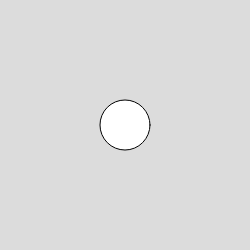
Frame 1 (no input)
Frame 60 (no input): identical to frame 1, image omitted
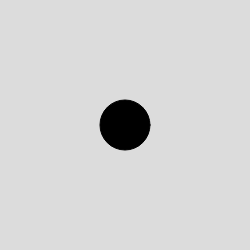
Frame 120 (the mouse pressed at the canvas centre since frame 60)

The p5.js sketch that drew these frames (run headless with seeded random() and noise() and a simulated clock; from frame 60 on, the mouse is pressed at the canvas centre):

// p5.js sketch
// ── sketch.js
let r = 25; // radius
let lightStatus = true; // current light status
let insideCircle = false; // current mouse position
let previouslyInsideCircle = false; // previous mouse position

function setup() {
  createCanvas(250, 250);
}

function draw() {
  background(220);

  // CHECK IF MOUSE IS INSIDE THE CIRCLE
  // Check the distance between the mouse and the center
  d = dist(width / 2, height / 2, mouseX, mouseY);
  // If it is in the circle, change insideCircle to true, else false
  if (d < r) {
    insideCircle = true;
  } else {
    insideCircle = false;
  }
  
  // CHECK IF THE MOUSE "JUST ENTERED", IT IS PREVIOUSLY OUTSIDE OF THE CIRCLE
  if (insideCircle && !previouslyInsideCircle) {
    // If the light is on, turn it off, else turn it on
    lightStatus = !lightStatus;
    if (lightStatus) {
      fill(255);
    } else {
      fill(0);
    }
  }

  ellipse(width / 2, height / 2, r * 2);
  // Change the previouslyInsideCircle variable to match the current status
  previouslyInsideCircle = insideCircle;
}
